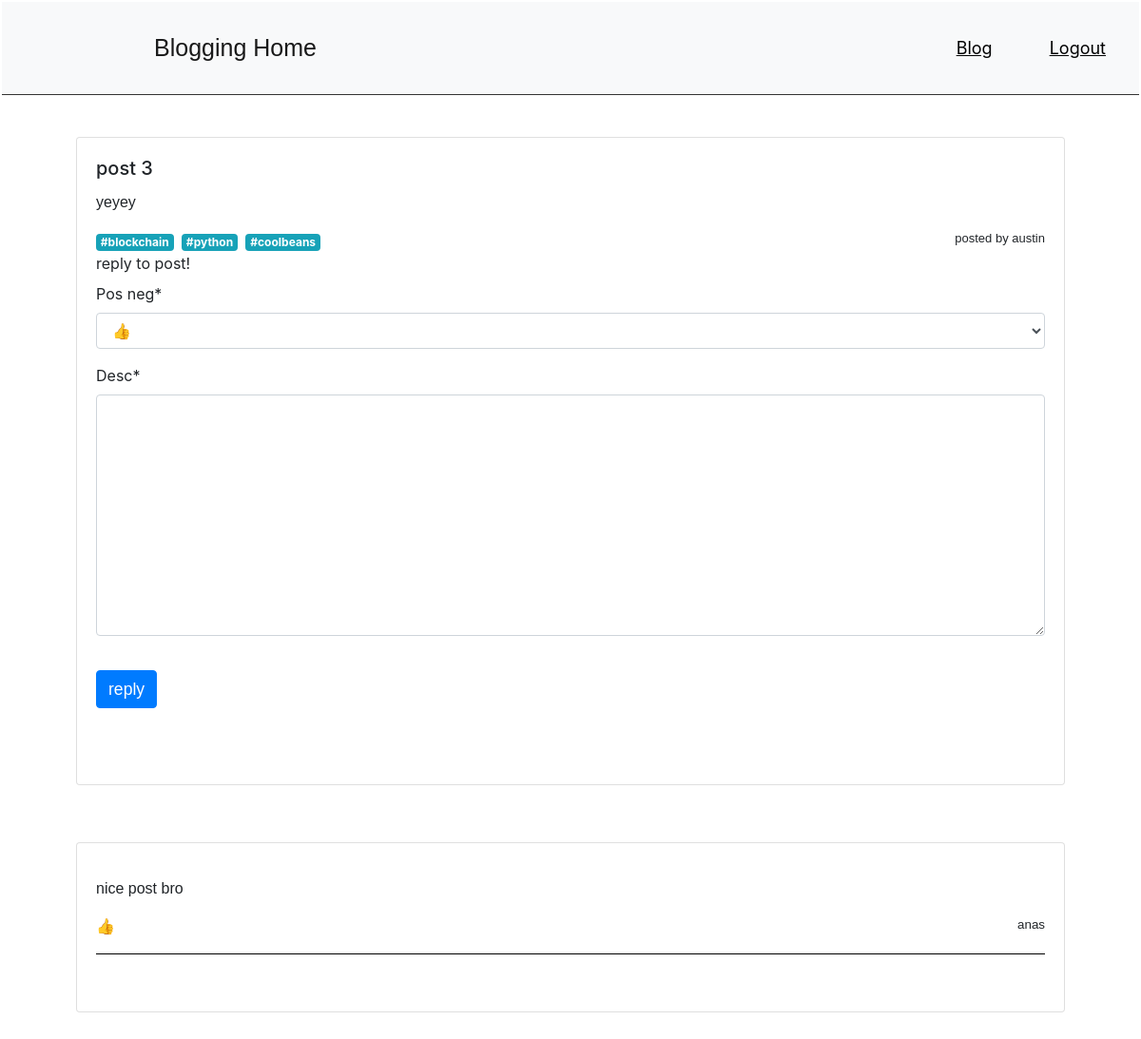
Page /blog/3 (signed in) on the committed database.
### accounts/models.py (models this page shows, shortened)
class Blog(models.Model):
    subject = models.CharField(max_length=200)
    description = models.TextField()
    date_posted = models.DateTimeField(default=timezone.now)
    author = models.ForeignKey(User, on_delete=models.CASCADE)
    slug = models.SlugField(unique=True, max_length=100)
    tags = TaggableManager()

class Comment(models.Model):
    POS = 'Positive'
    NEG = 'Negative'
    CHOICES = [(POS, '👍'), (NEG, '👎')]
    pos_neg = models.CharField(max_length=100, choices=CHOICES, default=POS)
    desc = models.TextField(null=True)
    date_posted = models.DateTimeField(default=timezone.now)
    blog = models.ForeignKey(Blog, on_delete=models.CASCADE)
    author = models.ForeignKey(User, on_delete=models.CASCADE)

### accounts/views.py (the view, shortened to what this page needs)
# urls.py: path('blog/<int:pk>', BlogDetailView.as_view(), name="blog-detail"),
class BlogDetailView(LoginRequiredMixin, FormMixin, DetailView):
    login_url = '/login/'
    redirect_field_name = 'redirect_to'
    model = Blog
    form_class = commentForm
    def get_context_data(self, **kwargs):
        context = super(BlogDetailView, self).get_context_data(**kwargs)
        context_related = Comment.objects.filter(blog=self.object)[:20]
        context['related'] = context_related
        return context

### accounts/forms.py
class commentForm(ModelForm):
    class Meta:
        model = Comment
        fields = ('pos_neg', 'desc')

### accounts/templates/accounts/blog_detail.html (shortened to what this page needs)
{% load static %}
{% load crispy_forms_tags %}
<!DOCTYPE html>
<html>
<head>
    <link rel="stylesheet" href="https://stackpath.bootstrapcdn.com/bootstrap/4.5.2/css/bootstrap.min.css">
    <link rel="stylesheet" href="{% static 'css/blog.css' %}" >
    <nav class="navbar navbar-light bg-light">
        <a class="navbar-brand">Blogging Home</a>
        <ul class="nav justify-content-center">
            <li class="nav-item">
              <a class="nav-link" href="{% url 'home' %}">Blog</a>
            </li>
            <li class="nav-item">
              <a class="nav-item nav-link" href="{% url 'logout' %}">Logout</a>
            </li>
        </ul>
    </nav>
</head>
        <body>
          <div class = "container">
           <br>
            <div class="card" id = "card">
              <div class="card-body">
                <h5 class="card-title subject" id="subject" name="subject">{{object.subject}}</h5>
                <p class="card-text description" id="description" name="description">{{object.description}}</p>
                {% for tag in blog.tags.all %}
                <a href="" class="mr-1 badge badge-info">#{{ tag }}</a>
                {% endfor %}
                <p class="card-text postBy" id="postBy" name="postBy">posted by {{object.author}}</p>
               {% if user != object.author %}
                  <form action="" method="POST">
                    <div class="form-group">
                      <label for="comments">reply to post!</label>
                      {{ form|crispy }}
                    </div>
                    <input type="submit" class="btn btn-primary" value="reply">
                  </form>
                {% endif %}
              </div>
            </div>
          </div>
            <div class="row">
                <div class="card" id = "card">
                  <div class="card-body">
                    {% for comment in related %}
                    <p class="card-text comDescription" id="comDescription" name="comDescription">{{comment.desc|linebreaks}}</p>
                    {% if comment.pos_neg == "Positive" %}
                    <p class="card-text posNeg" id="posNeg" name="posNeg">👍</p>
                    {% elif comment.pos_neg == "Negative"%}
                    <p class="card-text posNeg" id="posNeg" name="posNeg">👎</p>
                    {% endif %}
                    <p class="card-text author" id="author" name="author">{{comment.author}}</p>
                  {% empty %}
                      <p>No comments here yet :(</p>
                      {% endfor %}
                  </div>
                </div>
            </div>
        </body>
</html>

### accounts/static/css/blog.css (style rules this page uses)
body { background-color: white; margin: 2px; }
.container { padding: 20px; }
.row { display: block; align-items: center; justify-content: center; }
div p { text-align:left; font-family: Arial, Helvetica, sans-serif; }
.navbar-brand { font-family: Arial, Helvetica, sans-serif; text-align: center; font-size: 25px; }
.navbar { padding: 5px; padding-left: 10rem; border-bottom: 1px solid #333333 }
.nav-link { font-size: large; color: black; padding: 30px; text-decoration: underline; }
.card { margin: 0 auto; float: center; margin-bottom: 10px; width: 65rem; height: auto; margin-bottom: 40px; }
.card-body { display: block; height: auto; margin-bottom: 40px; padding-bottom: 20px; }
.card-text.description { text-align: left; }
.card-text.postBy { font-size: small; text-align: left; display: inline-block; float:right }
.btn { margin-top:20px; margin-bottom:20px; font-family: 'Gill Sans', 'Gill Sans MT', Calibri, 'Trebuchet MS', sans-serif; font-size: 1.1rem; }
.card-text.comDescription { text-align: left; }
.card-text.posNeg { text-align: left; float:left; }
.card-text.author { font-size: smaller; text-align: right; border-bottom: .5px solid black; padding-bottom: 20px; }

### rows in the picture
Blog: subject "post 3", description "yeyey", author "austin"
Tag: name "blockchain"
Tag: name "python"
Tag: name "coolbeans"
Comment: desc "nice post bro", author "anas"
